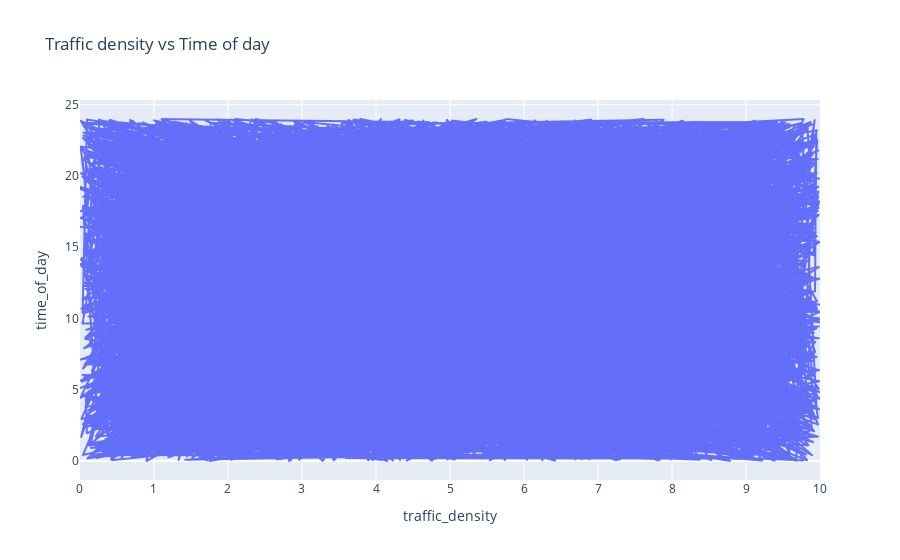

Write notebook code for a chart like this one.
### Code cell
fig = px.line( df, x = 'traffic_density' , y = 'time_of_day',
              title = 'Traffic density vs Time of day')
fig.show()

### Figure 1 — Plotly figure (JSON) as saved in the notebook; plotly's stock layout.template omitted (floating-point values rounded to 4 significant figures; data arrays with more than 128 entries replaced by an {"elided": "..."} marker saying what was removed)
{"data": [{"hovertemplate": "traffic_density=%{x}<br>time_of_day=%{y}<extra></extra>", "legendgroup": "", "line": {"color": "#636efa", "dash": "solid"}, "marker": {"symbol": "circle"}, "mode": "lines", "name": "", "showlegend": false, "type": "scattergl", "x": {"elided": "8756 float values"}, "xaxis": "x", "y": {"elided": "8756 float values"}, "yaxis": "y"}], "layout": {"legend": {"tracegroupgap": 0}, "title": {"text": "Traffic density vs Time of day"}, "xaxis": {"anchor": "y", "domain": [0, 1], "title": {"text": "traffic_density"}}, "yaxis": {"anchor": "x", "domain": [0, 1], "title": {"text": "time_of_day"}}}}
